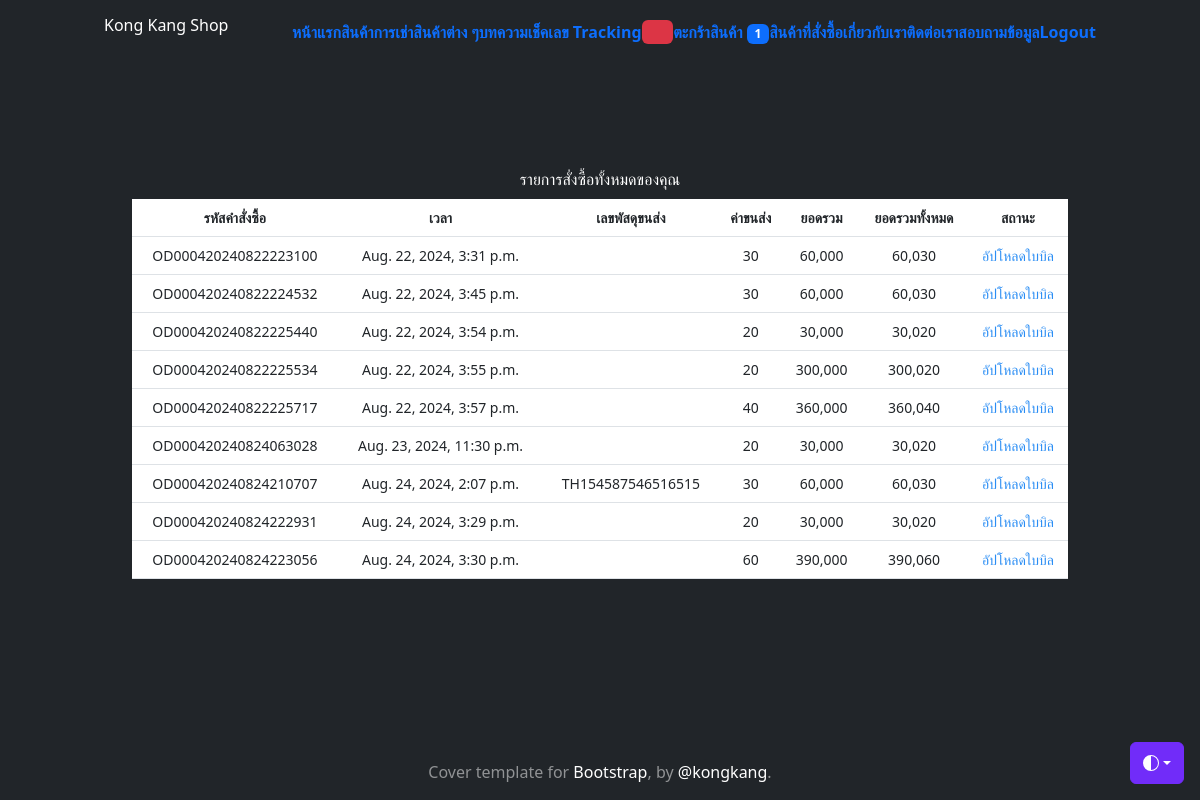
The page /orders (signed in) on the database its author committed.
### myapp/models.py (models this page shows, shortened)
class Profile(models.Model):
    user = models.OneToOneField(User, on_delete=models.CASCADE)
    photo = models.ImageField(upload_to='profile_photo', null=True, blank=True)
    usertype = models.CharField(max_length=100, default='member')
    favor = models.CharField(max_length=100, null=True, blank=True)
    fb_account = models.CharField(max_length=100, default='No Facebook')
    address = models.TextField(null=True, blank=True)
    telephone_number = models.CharField(max_length=8, null=True, blank=True)
    cart_quantity = models.IntegerField(default=0, null=True, blank=True)

class CartOrder(models.Model):
    order_id = models.CharField(max_length=100)
    user = models.ForeignKey(User, on_delete=models.CASCADE)
    first_name = models.CharField(max_length=100, null=True, blank=True)
    last_name = models.CharField(max_length=100, null=True, blank=True)
    tel = models.CharField(max_length=14, null=True, blank=True)
    email = models.CharField(max_length=50, null=True, blank=True)
    address = models.TextField()
    express = models.CharField(max_length=100)
    payment = models.CharField(max_length=100)
    other = models.TextField(null=True, blank=True)
    stamp = models.DateTimeField(auto_now_add=True, null=True, blank=True)
    paid = models.BooleanField(default=False)
    confirmed = models.BooleanField(default=False)
    slip = models.ImageField(upload_to="cart-slip/", null=True, blank=True)
    slip_time = models.DateField(null=True, blank=True)
    bank_account = models.CharField(
        max_length=100,
        choices=[('kbank', 'kbank'),
                 ('scb', 'scb'),
                 ('tmb', 'tmb'),
                 ('bbl', 'bbl'),
                 ('kbank', 'kbank'),
                 ('อื่น ๆ', 'อื่น ๆ'),
                 ],
         default='kbank'
        )
    payment_id = models.CharField(max_length=100, null=True, blank=True)
    tracking_number = models.CharField(max_length=100, null=True, blank=True)
    total_price = models.IntegerField(null=True, blank=True)
    shipping_cost = models.IntegerField(null=True, blank=True)

### myapp/views.py (the view)
# urls.py: path("orders", CartOrderProduct, name="cart-order-product"),
def CartOrderProduct(req):
    username = req.user.username
    user = User.objects.get(username=username)
    context = {}
    cart_order = CartOrder.objects.filter(user=user)
    for co in cart_order:
        order_id = co.order_id
        order_product = OrderProduct.objects.filter(order_id=order_id)
        total = sum([o.total_price for o in order_product])
        co.total_price = total
        count = sum([o.quantity for o in order_product])
        if co.express == "flash":
            shipping_cost = sum([20 if i == 0 else 10 for i in range(count)])
        elif co.express == "kerry":
            shipping_cost = sum([20 if i == 0 else 8 for i in range(count)])
        elif co.express == "jst":
            shipping_cost = sum([20 if i == 0 else 9 for i in range(count)])
        elif co.express == "thailandpost":
            shipping_cost = sum([20 if i == 0 else 12 for i in range(count)])
        else:
            shipping_cost = sum([20 if i == 0 else 11 for i in range(count)])
        if co.payment == "cod":
            shipping_cost += 10
        co.shipping_cost = shipping_cost
    context["cart_order"] = cart_order
    return render(req, "myapp/cart-order-product.html", context)

### myapp/templates/myapp/cart-order-product.html (shortened to what this page needs)
{% extends 'myapp/base.html' %}
{% load static %}
{% load humanize %}
{% block content %}
<div class="container">
    <div class="text-color-black">
      <h3>รายการสั่งซื้อทั้งหมดของคุณ</h3>
    </div>
    <div style="padding: 5px"></div>
    <table class="table">
        <tr style="font-size: 14px;">
          <th>รหัสคำสั่งซื้อ</th>
          <th>เวลา</th>
          <th>เลขพัสดุขนส่ง</th>
          <th>ค่าขนส่ง</th>
          <th>ยอดรวม</th>
          <th>ยอดรวมทั้งหมด</th>
          <th>สถานะ</th>
        </tr>
        {% for co in cart_order %}
        <tr style="font-size: 14px;">
          <td><a href="{% url 'my-order' co.order_id %}" style="font-size: 14px;">{{ co.order_id }}</a></td>
          <td>{{ co.stamp }}</td>
          <td>
            {% if co.tracking_number != None %}
              {{ co.tracking_number }}
            {% endif %}
          </td>
          <td>
            {{ co.shipping_cost | intcomma }}
          </td>
          <td>
            {{ co.total_price | intcomma }}
          </td>
          <td>
            {{ co.total_price | add:co.shipping_cost | intcomma }}
          </td>
          <td>
           {% if co.paid %}
            <i class="fa fa-check-square-o" style="font-size:14px;color:#ff0000;"> จ่ายแล้ว </i>
          {% else %}
            <a href="{% url 'upload-slip-order' co.order_id %}" style="font-size:14px;color:#2a8df4;" class="button-darken-blue">
              อัปโหลดใบบิล
            </a>
           {% endif %}
          </td>
        </tr>
       {% endfor %}
    </table>
    <div style="padding: 5px"></div>
    <div style="padding: 20px"></div>
  </div>
{% endblock content %}

### myapp/templates/myapp/base.html (shortened to what this page needs)
<!doctype html>
<html lang="en" class="h-100" data-bs-theme="auto">
  <head><script src="https://getbootstrap.com/docs/5.3/assets/js/color-modes.js"></script>
    <link rel="stylesheet" href="https://cdn.jsdelivr.net/npm/@docsearch/css@3">
<link href="https://getbootstrap.com/docs/5.3/dist/css/bootstrap.min.css" rel="stylesheet">
<link
href="https://cdn.jsdelivr.net/npm/tailwindcss@2.2.19/dist/tailwind.min.css" rel="stylesheet">
    <link href="https://getbootstrap.com/docs/5.3/examples/cover/cover.css" rel="stylesheet">
  </head>
  <body class="d-flex h-100 text-center text-bg-dark">
    <div class="dropdown position-fixed bottom-0 end-0 mb-3 me-3 bd-mode-toggle">
      <button class="btn btn-bd-primary py-2 dropdown-toggle d-flex align-items-center"
              id="bd-theme"
              type="button"
              aria-expanded="false"
              data-bs-toggle="dropdown"
              aria-label="Toggle theme (auto)">
        <svg class="bi my-1 theme-icon-active" width="1em" height="1em"><use href="#circle-half"></use></svg>
      </button>
    </div>
<div class="container d-flex w-100 h-100 p-3 mx-auto flex-column">
  <header class="mb-auto">
    <div>
     <h3 class="float-lg-start mb-0">Kong Kang Shop</h3>
      <nav class="nav nav-masthead justify-content-center float-lg-end">
        {% block menubar %}
            <a class="nav-link fw-bold py-1 px-0" aria-current="page" href="{% url 'shop' %}">หน้าแรก</a>
            <a class="nav-link fw-bold py-1 px-0" href="{% url 'all-product' %}">สินค้า</a>
            {% if user.is_authenticated and user.profile.usertype == 'member' %}
            <a class="nav-link fw-bold py-1 px-0" href="{% url 'all-machine-page' %}">การเช่าสินค้าต่าง ๆ</a>
            {% endif %}
            <a class="nav-link fw-bold py-1 px-0" href="{% url 'post' %}">บทความ</a>
            <a class="nav-link fw-bold py-1 px-0" href="{% url 'tracking' %}">เช็คเลข Tracking</a>
            {% if user.is_authenticated and user.profile.usertype == 'member' %}
              <a class="nav-link fw-bold py-1 px-0" href="{% url 'wishlist-page' %}"><span class="badge bg-danger"><svg xmlns="http://www.w3.org/2000/svg" width="16" height="16" fill="currentColor" class="bi bi-heart" viewBox="0 0 16 16"></svg>
              </svg></span>
              </a>
              <a class="nav-link fw-bold py-1 px-0" href="{% url 'my-cart' %}">ตะกร้าสินค้า <span class="badge bg-primary"><font color="white">{{user.profile.cart_quantity}}</font></span></a>
              <a class="nav-link fw-bold py-1 px-0" href="{% url 'cart-order-product' %}">สินค้าที่สั่งซื้อ</a>
            {% endif %}
            <a class="nav-link fw-bold py-1 px-0" href="{% url 'about-us' %}">เกี่ยวกับเรา</a>
            <a class="nav-link fw-bold py-1 px-0" href="{% url 'contact' %}">ติดต่อเรา</a>
            <a class="nav-link fw-bold py-1 px-0" href="{% url 'ask' %}">สอบถามข้อมูล</a>
            {% if not user.is_authenticated %}
              <a class="nav-link fw-bold py-1 px-0" href="{% url 'login' %}">Login</a>
            {% else %}
              <a class="nav-link fw-bold py-1 px-0" href="{% url 'logout' %}">Logout</a>
            {% endif %}
        {% endblock menubar %}
      </nav>
    </div>
  </header>
  <main class="px-3">
        {% block content %}
        {% endblock content %}
  </main>
  <footer class="mt-auto text-white-50">
    <p>Cover template for <a href="https://getbootstrap.com/" class="text-white">Bootstrap</a>, by <a href="https://twitter.com/mdo" class="text-white">@kongkang</a>.</p>
  </footer>
</div>
    </body>
</html>

### myapp/templates/myapp/base.html (style rules this page uses)
.bi { vertical-align: -.125em; fill: currentColor; }
.btn-bd-primary { --bd-violet-bg: #712cf9; --bd-violet-rgb: 112.520718, 44.062154, 249.437846; --bs-btn-font-weight: 600; --bs-btn-color: var(--bs-white); --bs-btn-bg: var(--bd-violet-bg); --bs-btn-border-color: var(--bd-violet-bg); --bs-btn-hover-color: var(--bs-white); --bs-btn-hover-bg: #6528e0; --bs-btn-hover-border-color: #6528e0; --bs-btn-focus-shadow-rgb: var(--bd-violet-rgb); --bs-btn-active-color: var(--bs-btn-hover-color); --bs-btn-active-bg: #5a23c8; --bs-btn-active-border-color: #5a23c8; }
.bd-mode-toggle { z-index: 1500; }

### rows shown on the page
CartOrder: order_id "OD000420240822223100", stamp "Aug. 22, 2024, 3:31 p.m.", shipping_cost "30", total_price "60,000", total_price|add "60,030", paid "อัปโหลดใบบิล"
CartOrder: order_id "OD000420240822224532", stamp "Aug. 22, 2024, 3:45 p.m.", shipping_cost "30", total_price "60,000", total_price|add "60,030", paid "อัปโหลดใบบิล"
CartOrder: order_id "OD000420240822225440", stamp "Aug. 22, 2024, 3:54 p.m.", shipping_cost "20", total_price "30,000", total_price|add "30,020", paid "อัปโหลดใบบิล"
CartOrder: order_id "OD000420240822225534", stamp "Aug. 22, 2024, 3:55 p.m.", shipping_cost "20", total_price "300,000", total_price|add "300,020", paid "อัปโหลดใบบิล"
CartOrder: order_id "OD000420240822225717", stamp "Aug. 22, 2024, 3:57 p.m.", shipping_cost "40", total_price "360,000", total_price|add "360,040", paid "อัปโหลดใบบิล"
CartOrder: order_id "OD000420240824063028", stamp "Aug. 23, 2024, 11:30 p.m.", shipping_cost "20", total_price "30,000", total_price|add "30,020", paid "อัปโหลดใบบิล"
CartOrder: order_id "OD000420240824210707", stamp "Aug. 24, 2024, 2:07 p.m.", tracking_number "TH154587546516515", shipping_cost "30", total_price "60,000", total_price|add "60,030", paid "อัปโหลดใบบิล"
CartOrder: order_id "OD000420240824222931", stamp "Aug. 24, 2024, 3:29 p.m.", shipping_cost "20", total_price "30,000", total_price|add "30,020", paid "อัปโหลดใบบิล"
CartOrder: order_id "OD000420240824223056", stamp "Aug. 24, 2024, 3:30 p.m.", shipping_cost "60", total_price "390,000", total_price|add "390,060", paid "อัปโหลดใบบิล"

### other values the page prints
{{ user.profile.cart_quantity }} "1"
